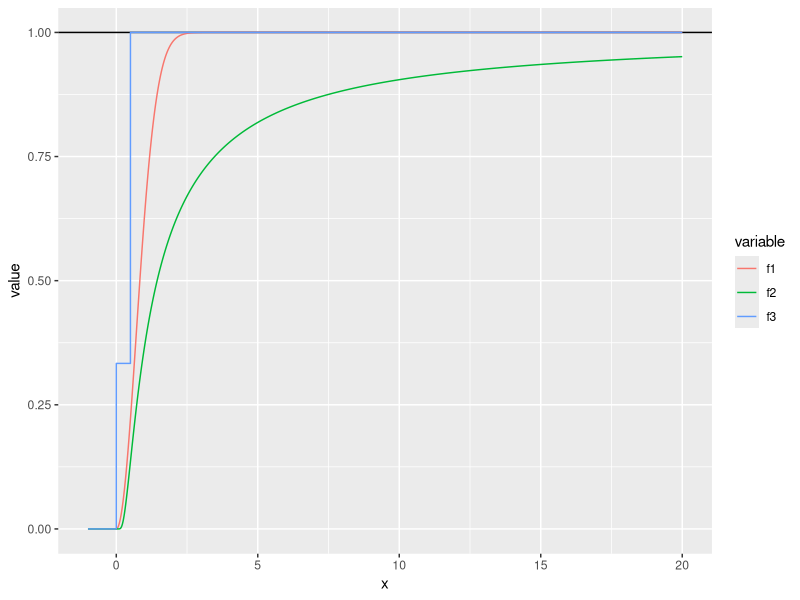
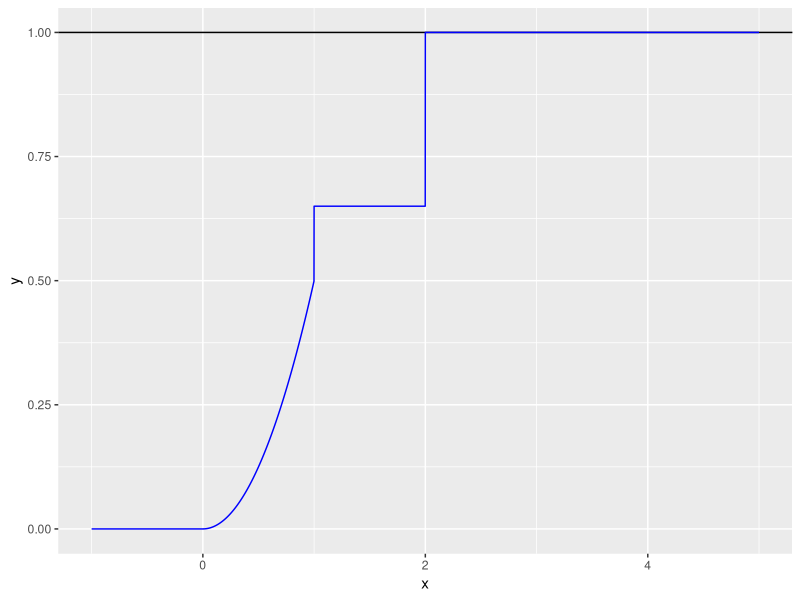
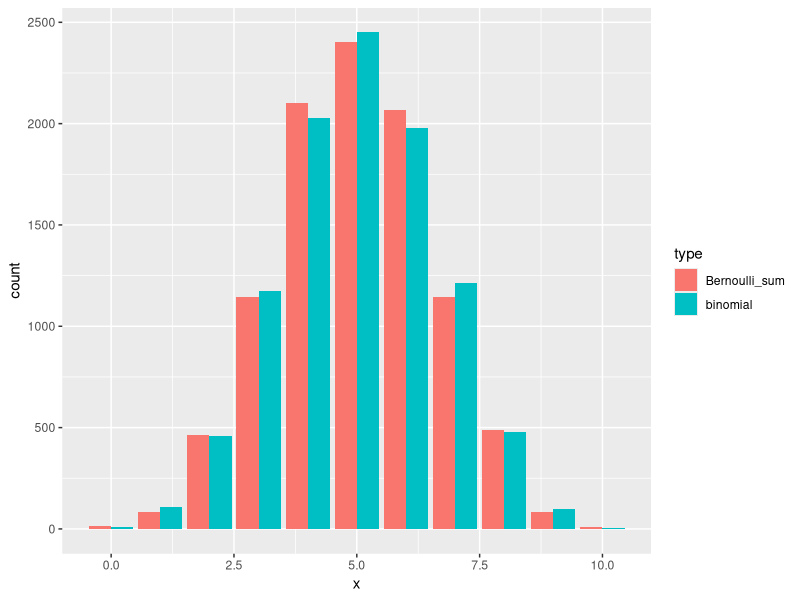
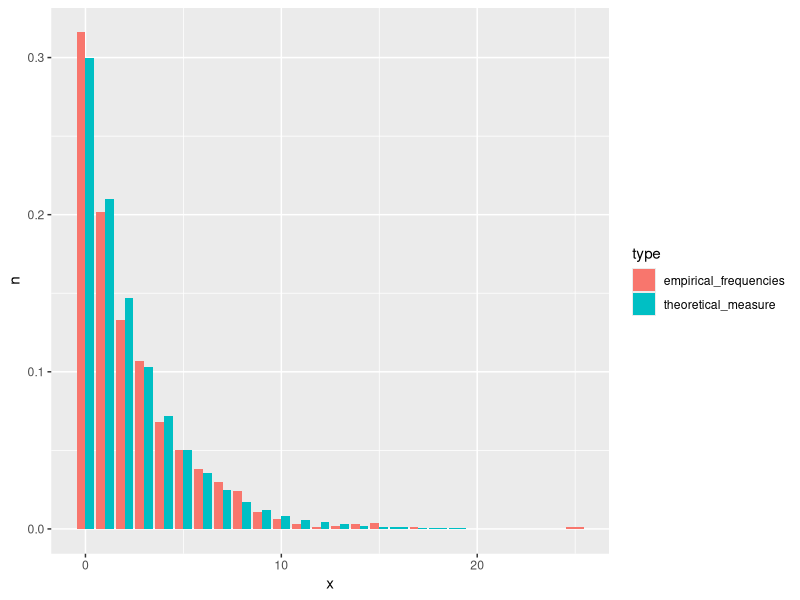
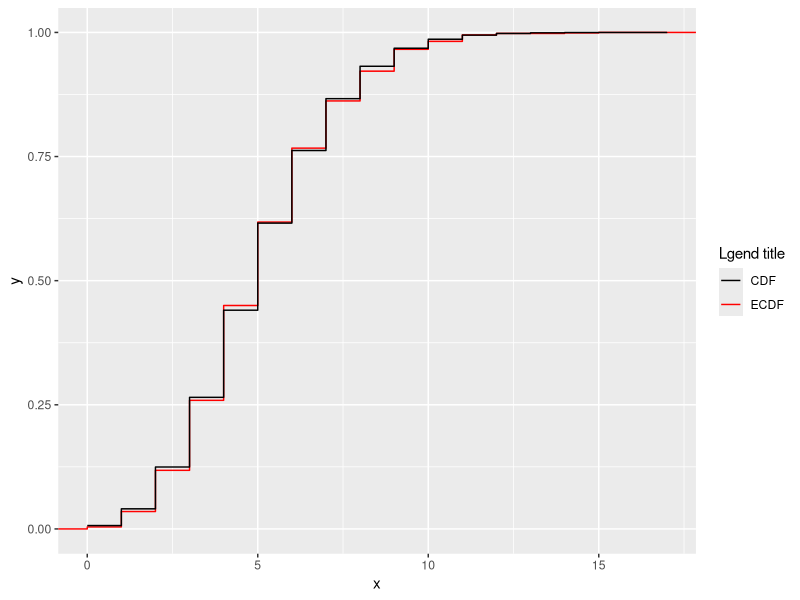
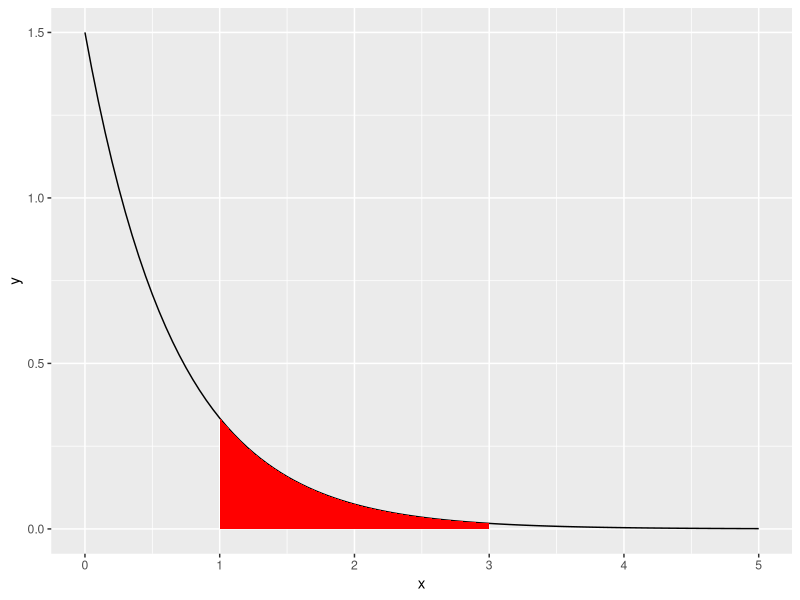
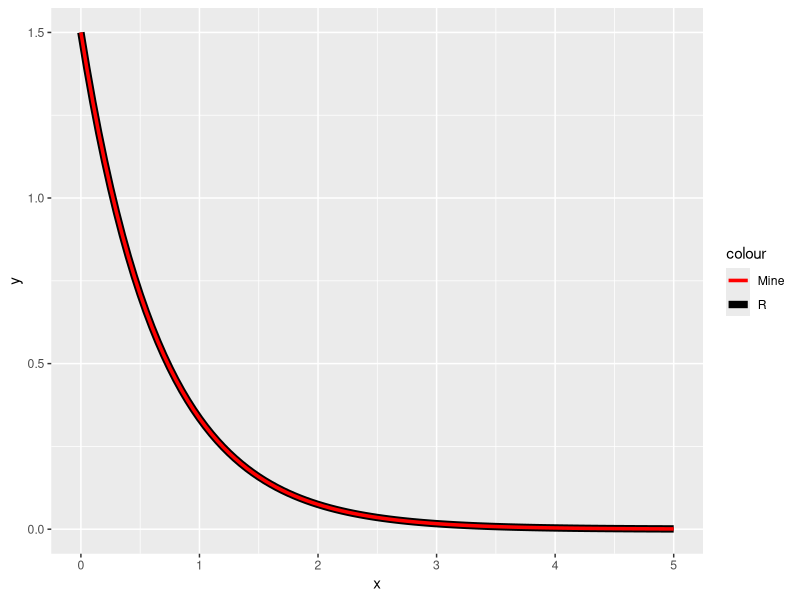
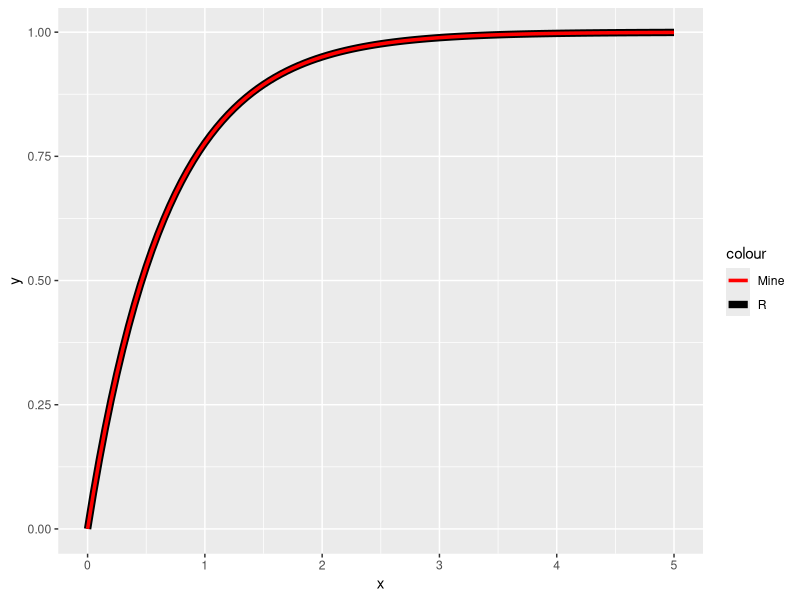

Recreate these plots in R, in order.
## ---- chunk 1
togs <- TRUE
library(ggplot2)
library(dplyr)
library(reshape2)
# togs <- FALSE
## ---- chunk 2
f1 <- function (x) {
  tmp        <- 1 - exp(-x^2)
  tmp[x < 0] <- 0
  return(tmp)
}

f2 <- function (x) {
  tmp         <- exp(-(1 / x))
  tmp[x <= 0] <- 0
  return(tmp)
}

f3 <- function (x) {
  tmp           <- x
  tmp[x == x]   <- 1
  tmp[x <= 0.5] <- 1/3
  tmp[x <= 0]   <- 0
  return(tmp)
}

cdf_data <- tibble(x  = seq(-1, 20, by = 0.001),
                   f1 = f1(x),
                   f2 = f2(x),
                   f3 = f3(x)) %>%
  melt(id.vars = "x")

# geo_plot <- ggplot(data = data.frame(x = seq(-1, 10, by = 0.01)), aes(x = x)) +
#   stat_function(aes(color = "f1"), fun = f1) +
#   stat_function(aes(color = "f2"), fun = f2) +
#   stat_function(aes(color = "f3"), fun = f3) +
#   geom_hline(yintercept = 1)
# plot(geo_plot)

cdf_plot <- ggplot(data = cdf_data, aes(x = x, y = value, color = variable)) +
  geom_hline(yintercept = 1) +
  geom_line()
plot(cdf_plot)
## ---- chunk 3
f1 <- function (x, p) {
  tmp          <- x
  tmp[x >= 2]  <- 0.5 + (p * 0.5) + ((1-p) * 0.5)
  tmp[x < 2]   <- 0.5 + (p * 0.5) 
  tmp[x < 1]   <- (x[x < 1])^2 / 2
  tmp[x < 0]   <- 0
  return(tmp)
}

cdf_data <- tibble(x = seq(-1, 5, by = 0.001), y = f1(x, 0.3))
cdf_plot <- ggplot(data = cdf_data, aes(x = x, y = y)) +
  geom_hline(yintercept = 1) +
  geom_line(color = "blue")
plot(cdf_plot)

## ---- chunk 4
set.seed(1)
nsamps        <- 10000
binom_samp    <- rbinom(nsamps, size = 10, prob = 0.5)
bernoulli_mat <- matrix(data = NA, nrow = nsamps, ncol = 10)
for (i in 1:nsamps) {
  bernoulli_mat[i, ] <- rbinom(10, size = 1, prob = 0.5)
}
bern_samp <- apply(bernoulli_mat, 1, sum)
b_data    <- tibble(x    = c(binom_samp, bern_samp), 
                    type = c(rep("binomial", 10000), rep("Bernoulli_sum", 10000)))
b_plot    <- ggplot(data = b_data, aes(x = x, fill = type)) +
  geom_bar(position = "dodge")
plot(b_plot)
## ---- chunk 5
set.seed(1)
geo_samp <- rgeom(n = 1000, prob = 0.3)
geo_samp <- data.frame(x = geo_samp) %>%
  count(x) %>%
  mutate(n = n / 1000, type = "empirical_frequencies") %>%
  bind_rows(data.frame(x = 0:20, n = dgeom(0:20, prob = 0.3), type = "theoretical_measure"))

geo_plot <- ggplot(data = geo_samp, aes(x = x, y = n, fill = type)) +
  geom_bar(stat="identity", position = "dodge")
plot(geo_plot)
## ---- chunk 6
set.seed(1)
pois_samp <- rpois(n = 1000, lambda = 5)
pois_samp <- data.frame(x = pois_samp)
pois_plot <- ggplot(data = pois_samp, aes(x = x, colour = "ECDF")) +
  stat_ecdf(geom = "step") +
  geom_step(data = tibble(x = 0:17, y = ppois(x, 5)), aes(x = x, y = y, colour = "CDF")) +
  # stat_function(data = data.frame(x = 0:17), aes(x = x, colour = "CDF"), geom = "line", fun = ppois, args = list(lambda = 5)) +
  scale_colour_manual("Lgend title", values = c("black", "red"))
plot(pois_plot)
## ---- chunk 7
set.seed(1)
nsamps <- 1000
samps  <- rexp(nsamps, rate = 1.5)
sum(samps >= 1 & samps <= 3) / nsamps
exp_plot <- ggplot(data.frame(x = seq(0, 5, by = 0.01)), aes(x = x)) +
  stat_function(fun = dexp, args = list(rate = 1.5)) +
  stat_function(fun = dexp, args = list(rate = 1.5), xlim = c(1,3), geom = "area", fill = "red")
plot(exp_plot)
## ---- chunk 8
exp_pdf <- function(x, lambda) {
  return (lambda * exp(-lambda * x))
}

exp_cdf <- function(x, lambda) {
  return (1 - exp(-lambda * x))
}

exp_quant <- function(q, lambda) {
  return (-(log(1 - q) / lambda))
}

ggplot(data = data.frame(x = seq(0, 5, by = 0.01)), aes(x = x)) +
  stat_function(fun = dexp, args = list(rate = 1.5), aes(color = "R"), size = 2.5) +
  stat_function(fun = exp_pdf, args = list(lambda = 1.5), aes(color = "Mine"), size = 1.2) +
  scale_color_manual(values = c("red", "black"))

ggplot(data = data.frame(x = seq(0, 5, by = 0.01)), aes(x = x)) +
  stat_function(fun = pexp, args = list(rate = 1.5), aes(color = "R"), size = 2.5) +
  stat_function(fun = exp_cdf, args = list(lambda = 1.5), aes(color = "Mine"), size = 1.2) +
  scale_color_manual(values = c("red", "black"))

ggplot(data = data.frame(x = seq(0, 1, by = 0.01)), aes(x = x)) +
  stat_function(fun = qexp, args = list(rate = 1.5), aes(color = "R"), size = 2.5) +
  stat_function(fun = exp_quant, args = list(lambda = 1.5), aes(color = "Mine"), size = 1.2) +
  scale_color_manual(values = c("red", "black"))
## ---- chunk 9
set.seed(1)

## ---- chunk 10
set.seed(1)
ggplot(data = data.frame(x = seq(0, 1, by = 0.01)), aes(x = x)) +
  stat_function(fun = dbeta, args = list(shape1 = 2, shape2 = 2), aes(color = "alpha = 0.5")) +
  stat_function(fun = dbeta, args = list(shape1 = 4, shape2 = 1), aes(color = "alpha = 4")) +
  stat_function(fun = dbeta, args = list(shape1 = 1, shape2 = 4), aes(color = "alpha = 1")) +
  stat_function(fun = dbeta, args = list(shape1 = 2, shape2 = 5), aes(color = "alpha = 25")) +
  stat_function(fun = dbeta, args = list(shape1 = 0.1, shape2 = 0.1), aes(color = "alpha = 0.1"))

## ---- chunk 11
set.seed(1)
nsamps <- 1000
samps  <- rbeta(nsamps, 2, 5)
ggplot(data = data.frame(x = samps), aes(x = x)) +
  geom_histogram(aes(y = ..density..), color = "black") +
  stat_function(data  = data.frame(x = seq(0, 1, by = 0.01)), aes(x = x), 
                fun   = dbeta, 
                args  = list(shape1 = 2, shape2 = 5), 
                color = "red", 
                size  = 1.2)

## ---- chunk 12
set.seed(1)

## ---- chunk 13
set.seed(1)
nsamps     <- 100000
pois_samps <- rpois(nsamps, lambda = 50)
norm_samps <- rnorm(nsamps, mean = 50, sd = sqrt(50))
my_plot    <- ggplot() +
  geom_bar(data = tibble(x = pois_samps), aes(x = x, y = (..count..)/sum(..count..))) +
  geom_density(data = tibble(x = norm_samps), aes(x = x), color = "red")
plot(my_plot)

## ---- chunk 14
set.seed(1)
logit_pdf <- function (x, mu, s) {
  return ((exp(-(x - mu)/(s))) / (s * (1 + exp(-(x - mu)/(s)))^2))
}
nl_plot <- ggplot(data = data.frame(x = seq(-5, 5, by = 0.01)), aes(x = x)) +
  stat_function(fun = dnorm, args = list(mean = 0, sd = 1), aes(color = "normal")) +
  stat_function(fun = logit_pdf, args = list(mu = 0, s = sqrt(3/pi^2)), aes(color = "logit"))
plot(nl_plot)
